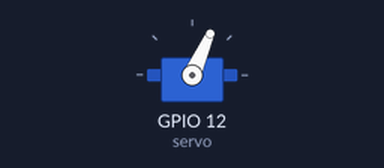
The program below on a simulated ESP8266 board running MicroPython. Shown: servo. Servo angles are drawn from the pulse width (0.5 ms = 0°, 2.5 ms = 180°). At 30.0 s the program stops and its outputs stay as they are.

Above: at 0.05 s.
At 3.0 s:
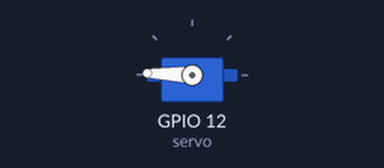
Timing chart, 0 to 6.9 s (numbered marks = the images above):
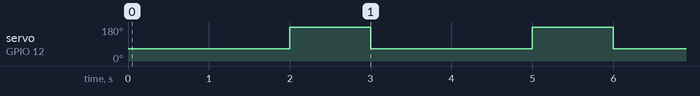

The program:

TesteServo.py
```python
import machine
import time, math

servo = machine.PWM(machine.Pin(12), freq=50) #Determinar a frequência e controle por meio do PWM
for i in range(10):
    servo.duty(63) #Dar o valor de giro do servo.  Varia de  1 a 127 (0 graus a 180 para servos 180)
    time.sleep(1)
    servo.duty(1)
    time.sleep(1)
    servo.duty(127)
    time.sleep(1)
    servo.duty(2)
```

Measured:
- by itself, servo on GPIO 12 (servo): alternates 178° for 1.0 s and 66° for 2.0 s
